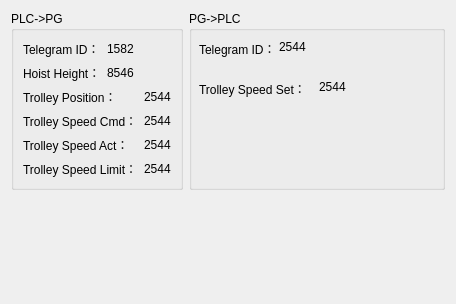
<?xml version="1.0" encoding="UTF-8"?>
<ui version="4.0">
 <class>CommWindow</class>
 <widget class="QDialog" name="CommWindow">
  <property name="geometry">
   <rect>
    <x>0</x>
    <y>0</y>
    <width>456</width>
    <height>304</height>
   </rect>
  </property>
  <property name="windowTitle">
   <string>Dialog</string>
  </property>
  <layout class="QFormLayout" name="formLayout">
   <item row="0" column="0">
    <widget class="QGroupBox" name="groupBox">
     <property name="title">
      <string>PLC-&gt;PG</string>
     </property>
     <layout class="QGridLayout" name="gridLayout">
      <item row="0" column="1">
       <widget class="QLabel" name="label_ID_recv">
        <property name="text">
         <string>1582</string>
        </property>
       </widget>
      </item>
      <item row="2" column="2">
       <widget class="QLabel" name="label_trolley_position">
        <property name="text">
         <string>2544</string>
        </property>
       </widget>
      </item>
      <item row="3" column="2">
       <widget class="QLabel" name="label_trolley_speed_cmd">
        <property name="text">
         <string>2544</string>
        </property>
       </widget>
      </item>
      <item row="4" column="0" colspan="2">
       <widget class="QLabel" name="label_5">
        <property name="text">
         <string>Trolley Speed Act：</string>
        </property>
       </widget>
      </item>
      <item row="3" column="0" colspan="2">
       <widget class="QLabel" name="label_4">
        <property name="text">
         <string>Trolley Speed Cmd：</string>
        </property>
       </widget>
      </item>
      <item row="5" column="0" colspan="2">
       <widget class="QLabel" name="label_18">
        <property name="text">
         <string>Trolley Speed Limit：</string>
        </property>
       </widget>
      </item>
      <item row="2" column="0" colspan="2">
       <widget class="QLabel" name="label_3">
        <property name="text">
         <string>Trolley Position：</string>
        </property>
       </widget>
      </item>
      <item row="0" column="0">
       <widget class="QLabel" name="label">
        <property name="text">
         <string>Telegram ID：</string>
        </property>
       </widget>
      </item>
      <item row="1" column="0">
       <widget class="QLabel" name="label_2">
        <property name="text">
         <string>Hoist Height：</string>
        </property>
       </widget>
      </item>
      <item row="1" column="1">
       <widget class="QLabel" name="label_hoist_height">
        <property name="text">
         <string>8546</string>
        </property>
       </widget>
      </item>
      <item row="5" column="2">
       <widget class="QLabel" name="label_trolley_speed_limit">
        <property name="text">
         <string>2544</string>
        </property>
       </widget>
      </item>
      <item row="4" column="2">
       <widget class="QLabel" name="label_trolley_speed_act">
        <property name="text">
         <string>2544</string>
        </property>
       </widget>
      </item>
     </layout>
    </widget>
   </item>
   <item row="0" column="1">
    <widget class="QGroupBox" name="groupBox_2">
     <property name="title">
      <string>PG-&gt;PLC</string>
     </property>
     <widget class="QLabel" name="label_16">
      <property name="geometry">
       <rect>
        <x>10</x>
        <y>30</y>
        <width>81</width>
        <height>16</height>
       </rect>
      </property>
      <property name="text">
       <string>Telegram ID：</string>
      </property>
     </widget>
     <widget class="QLabel" name="label_17">
      <property name="geometry">
       <rect>
        <x>10</x>
        <y>70</y>
        <width>111</width>
        <height>16</height>
       </rect>
      </property>
      <property name="text">
       <string>Trolley Speed Set：</string>
      </property>
     </widget>
     <widget class="QLabel" name="label_ID_send">
      <property name="geometry">
       <rect>
        <x>90</x>
        <y>30</y>
        <width>54</width>
        <height>12</height>
       </rect>
      </property>
      <property name="text">
       <string>2544</string>
      </property>
     </widget>
     <widget class="QLabel" name="label_speed_set">
      <property name="geometry">
       <rect>
        <x>130</x>
        <y>70</y>
        <width>54</width>
        <height>12</height>
       </rect>
      </property>
      <property name="text">
       <string>2544</string>
      </property>
     </widget>
    </widget>
   </item>
  </layout>
 </widget>
 <resources/>
 <connections/>
</ui>
